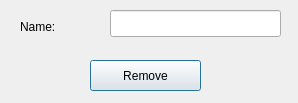
<?xml version="1.0" encoding="UTF-8"?>
<ui version="4.0">
 <class>DeleteComponents</class>
 <widget class="QDialog" name="DeleteComponents">
  <property name="geometry">
   <rect>
    <x>0</x>
    <y>0</y>
    <width>298</width>
    <height>103</height>
   </rect>
  </property>
  <property name="windowTitle">
   <string>Dialog</string>
  </property>
  <widget class="QLineEdit" name="edit_name">
   <property name="geometry">
    <rect>
     <x>110</x>
     <y>10</y>
     <width>171</width>
     <height>27</height>
    </rect>
   </property>
  </widget>
  <widget class="QLabel" name="l_name">
   <property name="geometry">
    <rect>
     <x>20</x>
     <y>16</y>
     <width>67</width>
     <height>21</height>
    </rect>
   </property>
   <property name="text">
    <string>Name:</string>
   </property>
  </widget>
  <widget class="QPushButton" name="b_remove_comp">
   <property name="geometry">
    <rect>
     <x>90</x>
     <y>60</y>
     <width>111</width>
     <height>31</height>
    </rect>
   </property>
   <property name="text">
    <string>Remove</string>
   </property>
   <property name="icon">
    <iconset resource="resources.qrc">
     <normaloff>:/Icons/icons/remove.png</normaloff>:/Icons/icons/remove.png</iconset>
   </property>
  </widget>
 </widget>
 <resources>
  <include location="resources.qrc"/>
 </resources>
 <connections/>
</ui>
